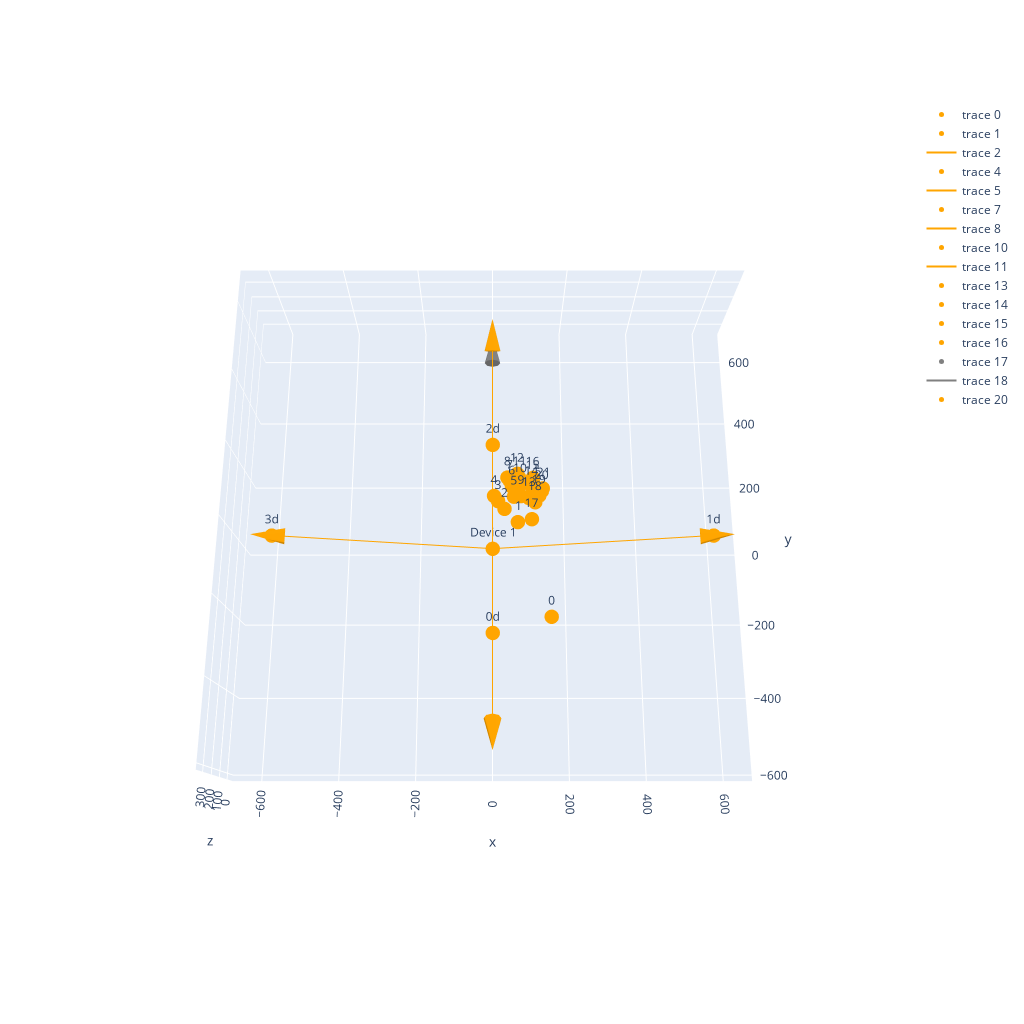

Notebook source saved alongside this figure:
### Markdown cell above
# Check finger visibility for a single frame from a given number of LMCs

### Code cell
from Python.LMC_util import fingers_idx_LMC

# Input parameter
finger_radius = 10 # mm

# LMC settings
num_LMC = 1
LMC_H = 600 # mm
LMC_alpha1 = (180-150) / 2 * np.pi / 180
LMC_alpha2 = (180-120) / 2 * np.pi / 180
deviceColor = ['orange', 'blue', 'green', 'black']
deviceLabel = ['Device {}'.format(i) for i in range(1, num_LMC+1)]
LMC_positions = np.array([0,0,0]*num_LMC).reshape(num_LMC, 3) # in mm
LMC_orientations = np.array([0,0,0]*num_LMC).reshape(num_LMC, 3) # in deg
LMCs = [make_LMC(LMC_loc=LMC_positions[i], LMC_orient=LMC_orientations[i], LMC_H=LMC_H, LMC_alpha1=LMC_alpha1, LMC_alpha2=LMC_alpha2) for i in range(num_LMC)]

# input data
frames = np.array([frame]) # one row for a single frame of each LMC
#transform data in global frame
for lm, LMC in enumerate(LMCs):
    LMC_orient = R.from_euler('xyz', [*LMC[1]], degrees=True).as_matrix().squeeze()
    frames[lm, :] = (LMC_orient @ (frames[lm, :] + LMC[0]).T).T 

# get data for ray tracing
handMarkers, palmMarkers, palmPlnNormals, palmCentroids, fingers, forearm_vecs = make_hand_poses(frames)   
occlusions = np.zeros([num_LMC, 5])
fig = go.Figure()
for lm, LMC in enumerate(LMCs):
    occlusions_, _ = check_LMC_Hand_visibility(LMC, pos_markers=handMarkers[lm], fingers_idx=fingers_idx_LMC, finger_lines=fingers[lm], 
                                                finger_radius=finger_radius, palm_plane_normal=palmPlnNormals[lm], 
                                                palm_centroid=palmCentroids[lm], palm_markers=palmMarkers[lm], forearm_vec=forearm_vecs[lm],
                                                fig = fig, verbose=1)
    print(occlusions_)
    occlusions[lm] = occlusions_[2:]

print(occlusions) # 0: thumb, 4:pinky


for lm, LMC in enumerate(LMCs):
    fig = plot_hand(fig, frames[lm], color=deviceColor[lm], names=np.arange(0, frames[lm].shape[0]))
    fig = plotLMC(fig, LMC, color=deviceColor[lm], name=deviceLabel[lm], scale=1)
fig.show()

### Figure 1 — Plotly figure (JSON) as saved in the notebook; plotly's stock layout.template omitted (floating-point values rounded to 4 significant figures)
{"data": [{"marker": {"color": "orange", "size": 5}, "mode": "markers+text", "text": [0, 1, 2, 3, 4, 5, 6, 7, 8, 9, 10, 11, 12, 13, 14, 15, 16, 17, 18, 19, 20, 21], "type": "scatter3d", "x": [146.0, 64.91, 30.55, 13.93, 3.43, 55.32, 50.2, 44.52, 38.73, 73.92, 72.52, 68.98, 65.12, 95.3, 102.9, 105.7, 106.3, 101.4, 111.2, 122.0, 129.1, 132.0], "y": [-236.7, 21.86, 58.98, 81.44, 97.06, 93.54, 122.4, 140.5, 152.1, 95.28, 129.2, 151.5, 164.1, 90.57, 122.9, 140.3, 152.6, 29.97, 80.53, 99.9, 113.8, 123.9], "z": [256.5, 215.6, 212.8, 208.9, 205.0, 210.1, 208.5, 202.6, 193.5, 209.4, 206.2, 198.5, 189.2, 205.8, 202.7, 197.4, 189.9, 215.4, 200.8, 197.8, 192.2, 185.5]}, {"marker": {"color": "orange", "size": 5}, "mode": "markers+text", "type": "scatter3d", "x": [0], "y": [0], "z": [0]}, {"line": {"color": "orange", "width": 2}, "mode": "lines", "type": "scatter3d", "x": [0, 0, null], "y": [0, -519.6, null], "z": [0, 300.0, null]}, {"colorscale": [[0, "orange"], [1, "orange"]], "showlegend": false, "showscale": false, "type": "cone", "u": [0], "v": [-155.9], "w": [90.0], "x": [0], "y": [-509.2], "z": [294.0]}, {"marker": {"color": "orange", "size": 5}, "mode": "markers+text", "type": "scatter3d", "x": [0], "y": [0], "z": [0]}, {"line": {"color": "orange", "width": 2}, "mode": "lines", "type": "scatter3d", "x": [0, 579.6, null], "y": [0, 0, null], "z": [0, 155.3, null]}, {"colorscale": [[0, "orange"], [1, "orange"]], "showlegend": false, "showscale": false, "type": "cone", "u": [173.9], "v": [0], "w": [46.59], "x": [568.0], "y": [0], "z": [152.2]}, {"marker": {"color": "orange", "size": 5}, "mode": "markers+text", "type": "scatter3d", "x": [0], "y": [0], "z": [0]}, {"line": {"color": "orange", "width": 2}, "mode": "lines", "type": "scatter3d", "x": [0, 0, null], "y": [0, 519.6, null], "z": [0, 300.0, null]}, {"colorscale": [[0, "orange"], [1, "orange"]], "showlegend": false, "showscale": false, "type": "cone", "u": [0], "v": [155.9], "w": [90.0], "x": [0], "y": [509.2], "z": [294.0]}, {"marker": {"color": "orange", "size": 5}, "mode": "markers+text", "type": "scatter3d", "x": [0], "y": [0], "z": [0]}, {"line": {"color": "orange", "width": 2}, "mode": "lines", "type": "scatter3d", "x": [0, -579.6, null], "y": [0, 0, null], "z": [0, 155.3, null]}, {"colorscale": [[0, "orange"], [1, "orange"]], "showlegend": false, "showscale": false, "type": "cone", "u": [-173.9], "v": [0], "w": [46.59], "x": [-568.0], "y": [0], "z": [152.2]}, {"marker": {"color": "orange", "size": 5}, "mode": "markers+text", "text": "0d", "type": "scatter3d", "x": [0], "y": [-259.8], "z": [150.0]}, {"marker": {"color": "orange", "size": 5}, "mode": "markers+text", "text": "1d", "type": "scatter3d", "x": [579.6], "y": [0], "z": [155.3]}, {"marker": {"color": "orange", "size": 5}, "mode": "markers+text", "text": "2d", "type": "scatter3d", "x": [0], "y": [259.8], "z": [150.0]}, {"marker": {"color": "orange", "size": 5}, "mode": "markers+text", "text": "3d", "type": "scatter3d", "x": [-579.6], "y": [0], "z": [155.3]}, {"marker": {"color": "gray", "size": 5}, "mode": "markers+text", "type": "scatter3d", "x": [0], "y": [0], "z": [0]}, {"line": {"color": "gray", "width": 2}, "mode": "lines", "type": "scatter3d", "x": [0, 0, null], "y": [0, 600, null], "z": [0, 0, null]}, {"colorscale": [[0, "gray"], [1, "gray"]], "showlegend": false, "showscale": false, "type": "cone", "u": [0], "v": [180], "w": [0], "x": [0], "y": [588], "z": [0]}, {"marker": {"color": "orange", "size": 5}, "mode": "markers+text", "text": "Device 1", "type": "scatter3d", "x": [0], "y": [0], "z": [0]}], "layout": {"height": 1024, "scene": {"aspectmode": "data", "aspectratio": {"x": 1, "y": 1, "z": 1}, "camera": {"center": {"x": 0, "y": 0, "z": 0}, "eye": {"x": 0, "y": -1, "z": 3}, "up": {"x": 0, "y": -30, "z": 40}}}, "width": 1024}}
